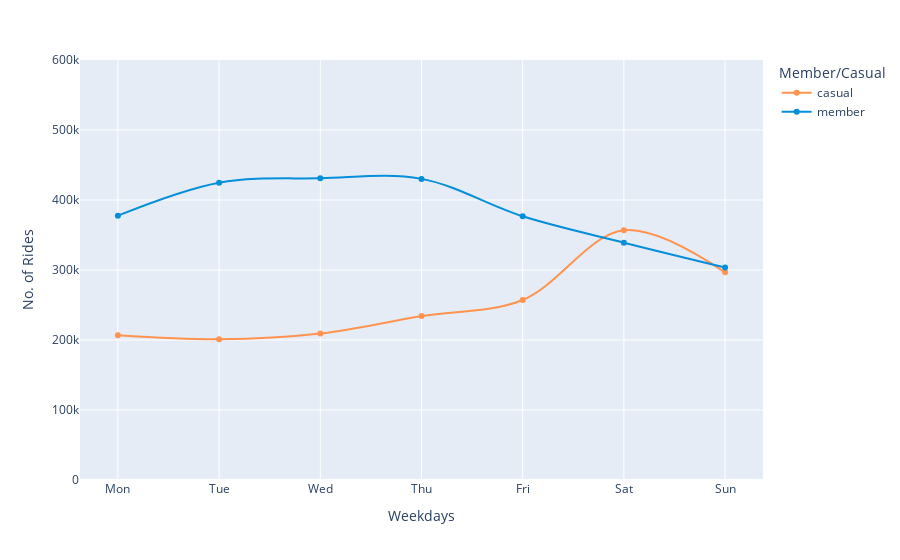

Notebook code for this chart:
### Code cell
df_pv7 = cyc_data_combined.groupby(['day', 'member_casual'], as_index=False).count()

fig_4 = px.line(df_pv7, x = 'day', y = 'ride_id', range_y = [0,600000],
        color = 'member_casual',  
        line_shape = 'spline',
        markers=True,
        labels = {'ride_id': 'No. of Rides', 'day': 'Weekdays', 'member_casual': 'Member/Casual'},
        hover_name = 'member_casual', hover_data = {'member_casual': False, 'month': False, 'ride_id': True}, 
        color_discrete_map = {'casual': '#FF934F', 'member': '#058ED9'})
fig_4

### Figure 1 — Plotly figure (JSON) as saved in the notebook; plotly's stock layout.template omitted (floating-point values rounded to 4 significant figures)
{"data": [{"customdata": [["casual", 206818], ["casual", 200989], ["casual", 209140], ["casual", 234211], ["casual", 257111], ["casual", 356773], ["casual", 296636]], "hovertemplate": "<b>%{hovertext}</b><br><br>Weekdays=%{x}<br>No. of Rides=%{y}<extra></extra>", "hovertext": ["casual", "casual", "casual", "casual", "casual", "casual", "casual"], "legendgroup": "casual", "line": {"color": "#FF934F", "dash": "solid", "shape": "spline"}, "marker": {"symbol": "circle"}, "mode": "lines+markers", "name": "casual", "orientation": "v", "showlegend": true, "type": "scatter", "x": ["Mon", "Tue", "Wed", "Thu", "Fri", "Sat", "Sun"], "xaxis": "x", "y": [206818, 200989, 209140, 234211, 257111, 356773, 296636], "yaxis": "y"}, {"customdata": [["member", 377612], ["member", 424685], ["member", 431050], ["member", 430168], ["member", 376682], ["member", 339059], ["member", 303648]], "hovertemplate": "<b>%{hovertext}</b><br><br>Weekdays=%{x}<br>No. of Rides=%{y}<extra></extra>", "hovertext": ["member", "member", "member", "member", "member", "member", "member"], "legendgroup": "member", "line": {"color": "#058ED9", "dash": "solid", "shape": "spline"}, "marker": {"symbol": "circle"}, "mode": "lines+markers", "name": "member", "orientation": "v", "showlegend": true, "type": "scatter", "x": ["Mon", "Tue", "Wed", "Thu", "Fri", "Sat", "Sun"], "xaxis": "x", "y": [377612, 424685, 431050, 430168, 376682, 339059, 303648], "yaxis": "y"}], "layout": {"legend": {"title": {"text": "Member/Casual"}, "tracegroupgap": 0}, "margin": {"t": 60}, "xaxis": {"anchor": "y", "domain": [0.0, 1.0], "title": {"text": "Weekdays"}}, "yaxis": {"anchor": "x", "domain": [0.0, 1.0], "range": [0, 600000], "title": {"text": "No. of Rides"}}}}
